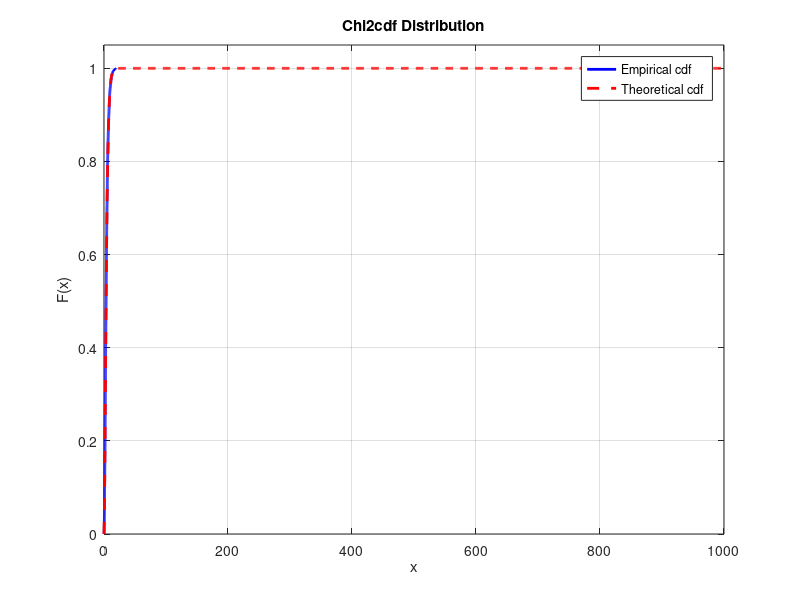

The MATLAB script that drew this image:
clc, clear all; n=1000;
for i=1:n
    z1=randn(1);z2=randn(1);z3=randn(1);z4=randn(1); 
    x(i) = z1^2+z2^2+z3^2+z4^2; % RVs of Empirical Distrn
    end
x = sort(x); F = ecdf(x);   % CDF of Empirical Distrn
m = 0:1:n;  y = chi2cdf(m,4); % CDF of theoretical Distrn
t = 0:1:n; figure(1)
stairs(x,1/n:1/n:1,'b','linewidth',2); % Plot empirical CDF
hold on;grid on;
title('Chi2cdf Distribution'); xlabel('x'); ylabel('F(x)');
ylim([0 1.05]);
plot(t,y,'r--','linewidth',2); % Plot theoretical CDF
legend('Empirical cdf','Theoretical cdf');hold off
for i=1:10
    max_diff(i) = (abs(y(i)-F(i)));% Max Diff at of samples
end
Max_Diff = max(max_diff)   % Max Difference
Percent_25th_Theor_Prac = [chi2inv(0.25,4) prctile(x,25)]
Percent_50th_Theor_Prac = [chi2inv(0.50,4) prctile(x,50)]
Percent_90th_Theor_Prac = [chi2inv(0.90,4) prctile(x,90)]

 